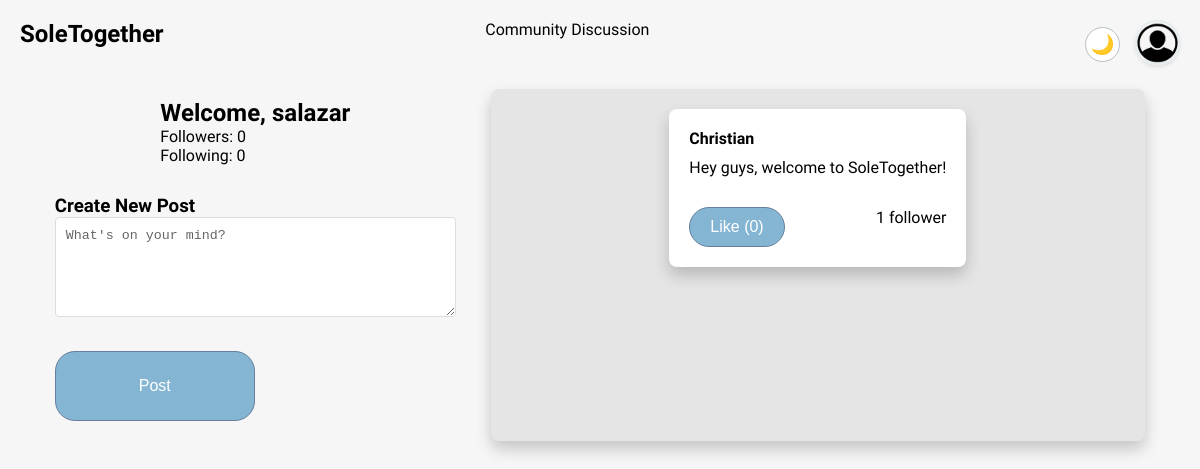
The app's page /discussion (signed in), older data.
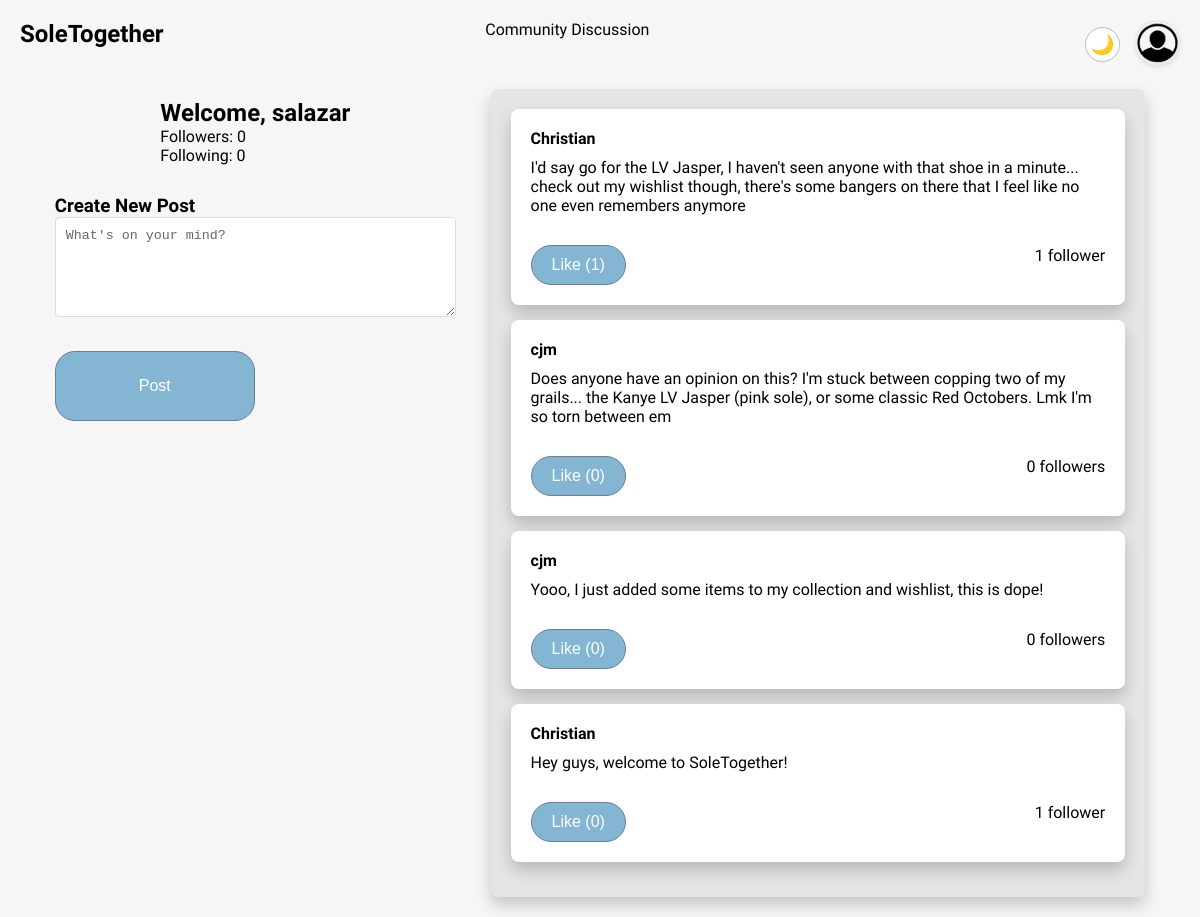
The same page, newer data.
### tables this page shows
CREATE TABLE DiscussionEntry (
    DiscussionEntryID INTEGER PRIMARY KEY AUTOINCREMENT,
    Body TEXT,
    Username TEXT NOT NULL,
    Likes INT DEFAULT 0,
    FOREIGN KEY (Username) REFERENCES Client(Username)
);

### main.py (the view)
@app.route('/discussion', methods=['GET'])
def view_discussion():
    if 'username' not in session:
        return redirect(url_for('login'))
    conn = get_db()
    dbCursor = conn.cursor()
    entries = logic.get_discussion_entries(dbCursor)
    user_stats = logic.get_user_stats(dbCursor, session['username'])
    return render_template(
        'discussion.html',
        entries=entries,
        current_user=session['username'],
        user_stats=user_stats
    )

### logic.py (called while the page is built)
def get_discussion_entries(dbCursor, limit=50):
    query = """
        SELECT de.DiscussionEntryID, de.Body, de.Username, de.Likes,
               COUNT(DISTINCT f.FollowerUsername) as FollowerCount
        FROM DiscussionEntry de
        LEFT JOIN Follows f ON de.Username = f.FollowingUsername
        GROUP BY de.DiscussionEntryID
        ORDER BY de.DiscussionEntryID DESC
        LIMIT ?
    """
    try:
        dbCursor.execute(query, (limit,))
        return dbCursor.fetchall()
    except Exception as e:
        print(f"Error fetching discussion entries: {e}")
        return []

### main.py (called while the page is built)
def get_db():
    if 'db' not in g:
        g.db = sqlite3.connect(db_path, check_same_thread=False)
    return g.db

### templates/discussion.html (shortened to what this page needs)
<!DOCTYPE html>
<html>
<head>
    <link rel="stylesheet" href="static/app.css"/>
</head>
<body>
    <div class="top-of-menu">
        <a href="/menu" style="text-decoration: none; color: var(--text-primary);">
            <h2>SoleTogether</h2>
        </a>
        <p>Community Discussion</p>
        <div class="top-right-controls">
            <button id="theme-toggle" class="theme-btn">
                <span id="theme-icon">🌙</span>
            </button>
            <a href="{{ url_for('view_profile', username=session.username) }}">
                <img class="profile-icon" src="{{ url_for('static', filename='prof.jpeg') }}" alt="profile icon" style="cursor: pointer;">
            </a>
        </div>
    </div>
    <div class="discussion-container">
        <div class="left-column">
            <div class="user-stats">
                <h2>Welcome, {{ current_user }}</h2>
                <p>Followers: {{ user_stats.followers }}</p>
                <p>Following: {{ user_stats.following }}</p>
            </div>
            <div class="create-post">
                <h3>Create New Post</h3>
                <form id="postForm" onsubmit="createPost(event)">
                    <textarea name="body" required placeholder="What's on your mind?"></textarea>
                    <button type="submit" class="btn">Post</button>
                </form>
            </div>
        </div>
        <div class="column general-discussion-box">
            <div class="entries">
                {% for entry in entries %}
                <div class="general-discussion-entry entry" data-id="{{ entry[0] }}">
                    <div class="entry-header">
                        <a href="{{ url_for('view_profile', username=entry[2]) }}" style="text-decoration: none; color: var(--text-primary);">
                            <strong>{{ entry[2] }} </strong>
                        </a>
                    </div>
                    <p>{{ entry[1] }}</p>
                    <div class="entry-footer">
                        <button class="btn" onclick="toggleLike('{{entry[0]}}')">
                            Like ({{ entry[3] }})
                        </button>
                        {% if entry[4] == 1 %}
                            <span>{{ entry[4] }} follower</span>
                        {% else %}
                            <span>{{ entry[4] }} followers</span>
                        {% endif %}
                    </div>
                </div>
                {% endfor %}
            </div>
        </div>
    </div>
</body>
</html>

Row changes from the older to the newer data that the page shows:
added DiscussionEntry: Username "Christian", Body "I'd say go for the LV Jasper, I haven't seen anyone with that shoe in a minute... check out my wishlist though, there's some bangers on there that I feel like no one even remembers anymore", Likes "1"
added DiscussionEntry: Username "cjm", Body "Does anyone have an opinion on this? I'm stuck between copping two of my grails... the Kanye LV Jasper (pink sole), or some classic Red Octobers. Lmk I'm so torn between em", Likes "0"
added DiscussionEntry: Username "cjm", Body "Yooo, I just added some items to my collection and wishlist, this is dope!", Likes "0"
